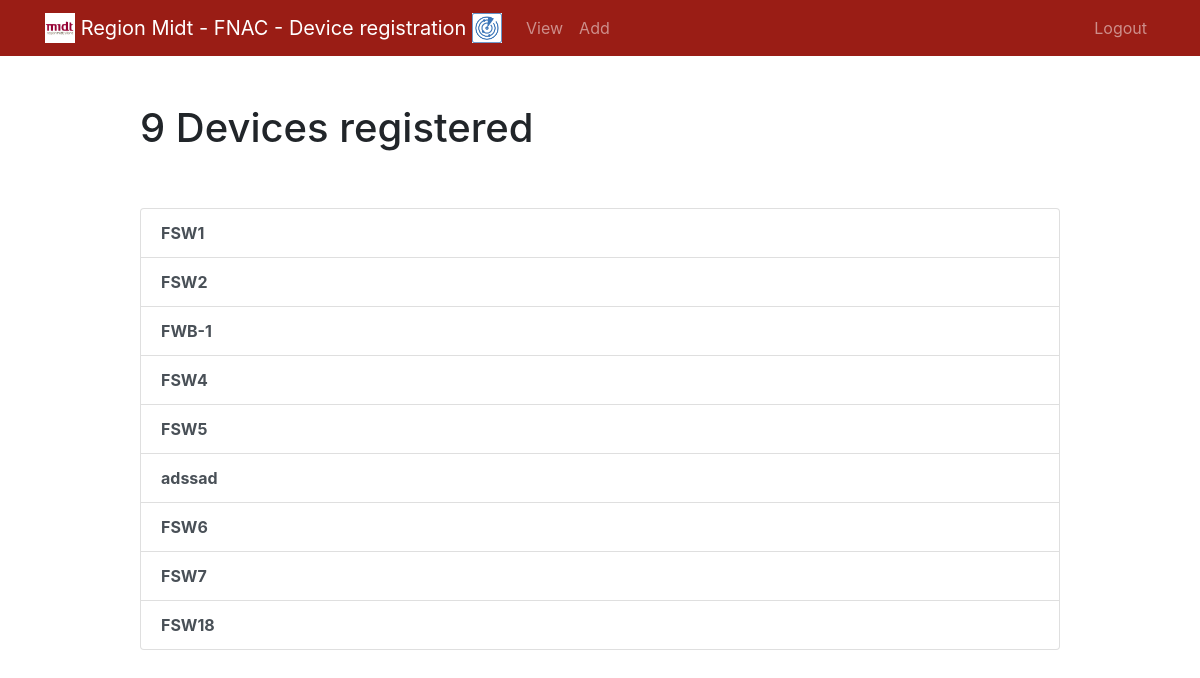
/current/ (signed in), run on the app's committed database.
### device/models.py (models this page shows, shortened)
class Device(models.Model):
    hostname = models.CharField(max_length=20, unique=True)
    mac_Address = models.CharField(max_length=17, unique=True)
    ip_Address = models.GenericIPAddressField(protocol='both', unpack_ipv4=True, unique=True)
    serial_Number = models.CharField(max_length=16, unique=True)
    role = models.CharField(max_length=20)
    created = models.DateTimeField(auto_now_add=True)
    type_or_category = models.ForeignKey('Category', related_name='devices', on_delete=models.CASCADE)
    location = models.ForeignKey('Location', related_name='devices', on_delete=models.CASCADE)
    notes = models.TextField(blank=True) #not mandatory
    user = models.ForeignKey(User, related_name='devices', on_delete=models.CASCADE)
    floor = models.IntegerField(validators=[MinValueValidator(limit_value=0)])

### device/views.py (the view)
# urls.py: path('current/', views.CurrentdevicesView.as_view(), name='currentdevices'),
class CurrentdevicesView(generic.ListView):
    model = Device
    template_name = 'device/currentdevices.html'
    context_object_name = 'devices'

### device/templates/device/currentdevices.html (shortened to what this page needs)
{% extends "device/base.html" %}
{% block content %}
    <div class="row justify-content-center mt-5">
        <div class="col-md-10">
            {% if devices %}
                 <h1>{{ devices.count }} Device{{ devices.count|pluralize }} registered</h1>
            {% else %}
                 <h1>Current Devices</h1>
            {% endif %}
        </div>
    </div>
    <div class="row justify-content-center mt-5">
        <div class="col-md-10">
        {% if devices %}
            <div class="list-group">
                {% for device in devices %}
                    <a href="{% url 'viewdevice' device.id %}" class="list-group-item list-group-item-action"><b>{{ device.hostname }}</b></a>
                {% endfor %}
            </div>
        {% else %}
            <div class="text-center">
                <h2>Looks like you don't have any devices!</h2>
            <br>
            <a role="button" class="btn btn-primary" href="{% url 'createdevice' %}">New Device</a>
            </div>
        {% endif %}
        </div>
    </div>
{% endblock %}

### data on the page
Device: hostname "FSW1"
Device: hostname "FSW2"
Device: hostname "FWB-1"
Device: hostname "FSW4"
Device: hostname "FSW5"
Device: hostname "adssad"
Device: hostname "FSW6"
Device: hostname "FSW7"
Device: hostname "FSW18"

### other printed values
{{ devices.count }} "9"
